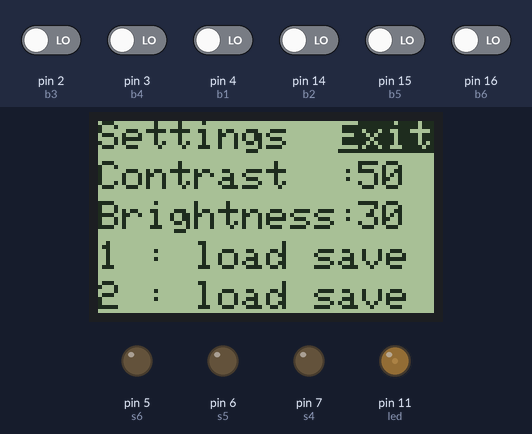
Bench run of a sketch on a simulated Arduino Uno, built with avr-gcc and run on an emulated ATmega328P. Parts: 84×48 one-colour display, output pins drawn as LEDs (lit = HIGH). The inputs (shaded band) are chosen by the test bench; at power-on: pin 2 (b3), pin 3 (b4), pin 4 (b1), pin 14 (b2), pin 15 (b5), pin 16 (b6) LOW. Pins used as bus, display or sensor lines are not drawn.

Above: at 6.3 s.
6.4 s: pin 15 (b5) driven HIGH
At 7.68 s:
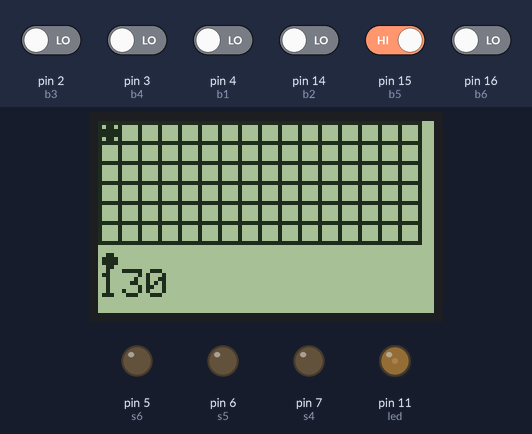
9.4 s: pin 16 (b6) driven HIGH
At 12.2 s:
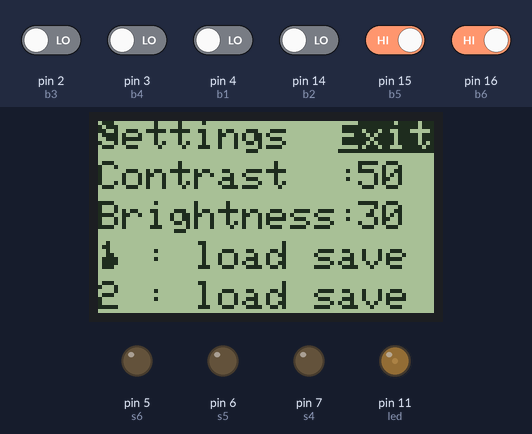
12.4 s: pin 2 (b3) driven HIGH
At 12.74 s:
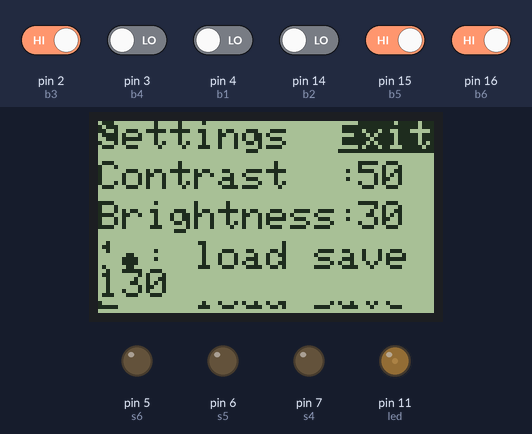
14.4 s: pin 4 (b1) driven HIGH
At 14.81 s:
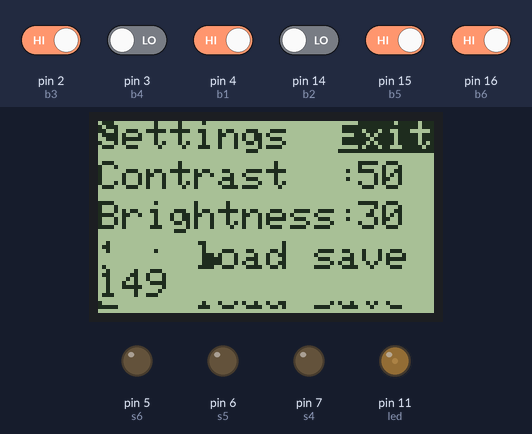
16.1 s: pin 4 (b1) driven LOW
At 17.53 s:
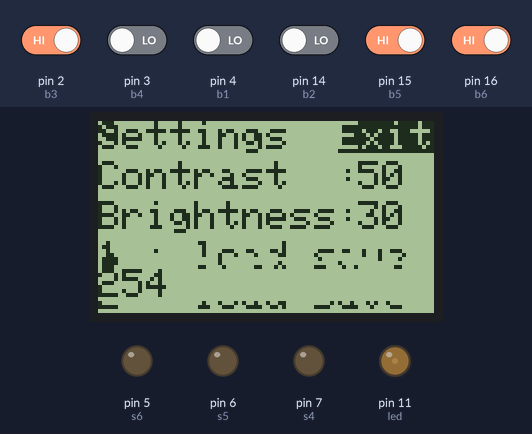
17.6 s: pin 14 (b2) driven HIGH
At 17.86 s:
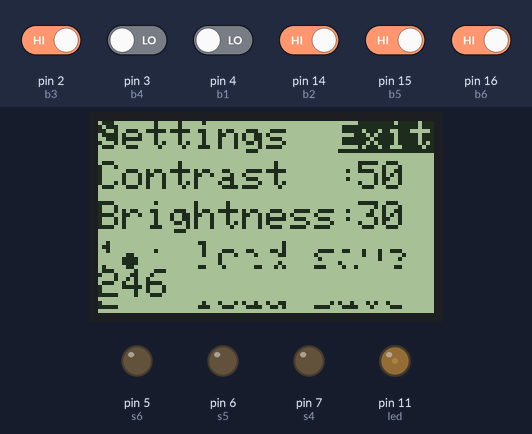
Timing chart, 0 to 20.2 s (numbered marks = the images above; inputs shaded):
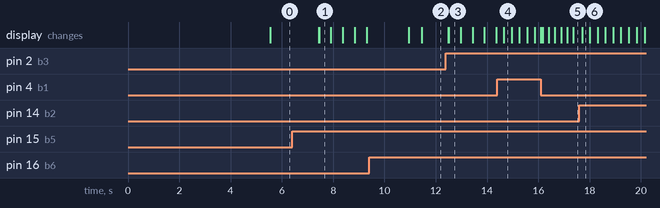

Measured:
- after the input at 6.4 s, the display: first changes after 1.0 s (image 1 shows a later state)
- after the input at 9.4 s, the display: first changes after 1.5 s (image 2 shows a later state)
- what the display in image 1 shows lasts 0.4 s, from 7.5 s to 7.9 s

The sketch:

SSSS_TH.ino
```cpp
/*****************************************
*   Simple-Solenoid-Sequencer-Shield ver 0.1
*   Through Hole Kit version
*   share and share alike
*   cornwallhackerspace
******************************************/

#include <Adafruit_GFX.h>
#include <Adafruit_PCD8544.h>
#include <EEPROM.h>

// pin a - Serial clock out (SCLK)
// pin b - Serial data out (DIN)
// pin c - Data/Command select (D/C)
// pin d - LCD chip select (CS)
// pin e - LCD reset (RST)
// Adafruit_PCD8544(a,b,c,d,e);

// LCD instance
Adafruit_PCD8544 display = Adafruit_PCD8544(8, 9, 10, 13, 12);

// button pins
#define b1 4  // up
#define b2 14 // right
#define b3 2  // down
#define b4 3  // left
#define b5 15 // function button
#define b6 16 // select button

// led pin
#define led 11

// solenoid pins
#define s1 19
#define s2 18
#define s3 17
#define s4 7
#define s5 6
#define s6 5

#define SolOnTime 50

#define BPMmax 700
#define BPMmin 40

#define Rows 6
#define Cols 16

boolean b1_state_new = 0;
boolean b1_state_old = 0;
boolean b2_state_new = 0;
boolean b2_state_old = 0;
boolean b3_state_new = 0;
boolean b3_state_old = 0;
boolean b4_state_new = 0;
boolean b4_state_old = 0;
boolean b5_state_new = 0;
boolean b5_state_old = 0;
boolean b6_state_new = 0;
boolean b6_state_old = 0;

int16_t solenoid[Rows] = {s1, s2, s3, s4, s5, s6};

boolean  drum_array[Rows][Cols];
boolean slot1_array[Rows][Cols];
boolean slot2_array[Rows][Cols];

byte slot_1_col[Cols];
byte slot_2_col[Cols];

int16_t cursor_x = 0;
int16_t cursor_y = 0;
int16_t cursor_old_x = 0;
int16_t cursor_old_y = 0;

float bpm = 130;
float bpm_microsecs = 0;
int16_t bpm_display = 0;
int16_t count = 0;

float time_now = 0;
float time_then = 0;

float solTimer[Rows];
boolean solOn[Rows] = {0, 0, 0, 0, 0, 0};

boolean should_increment = 0;
boolean should_update = 0;
boolean leave_settings = 0;
boolean unselect_settings = 0;

int16_t brightness = 30;
int16_t contrast = 50;

/**
 *	Set up some vars and runs some init's.
 */
void setup() {
  // buttons
  pinMode(b1, INPUT);
  pinMode(b2, INPUT);
  pinMode(b3, INPUT);
  pinMode(b4, INPUT);
  pinMode(b5, INPUT);
  pinMode(b6, INPUT);
  // fets
  pinMode(s1, OUTPUT);
  pinMode(s2, OUTPUT);
  pinMode(s3, OUTPUT);
  pinMode(s4, OUTPUT);
  pinMode(s5, OUTPUT);
  pinMode(s6, OUTPUT);
  // other
  pinMode(led, OUTPUT);
  // startup
  // Serial.begin(9600);
  // Serial.println("start");
  display.begin();
  display.setContrast(contrast);
  analogWrite(led, brightness);
  delay(5000);
  display.clearDisplay();
  reset_drum_array();
  enter_settings();
}

/**
 *  Load the saved drum patterns from eeprom to arrays.
 */
void load_slot_from_rom(int16_t slot){
  int16_t pos = 0;
  if (slot == 2) pos = 100;
  for (int16_t e = 0; e < Rows; e++) {
    for (int16_t i = 0; i < Cols; i++) {
      drum_array[e][i] = EEPROM.read(pos);
      pos++;
    }
  }
}

/**
 *  Save the current pattern to eeprom
 */
void save_slot_to_rom(int16_t slot){
  int16_t pos = 0;
  if (slot == 2) pos = 100;
  for (int16_t e = 0; e < Rows; e++) {
    for (int16_t i = 0; i < Cols; i++) {
      if (drum_array[e][i] == 1) {
        EEPROM.write(pos, 1);
      } else {
        EEPROM.write(pos, 0);
      }
      pos++;
    }
  }
}

/**
 *	Settings mode for loading patches and adjusting brightness.
 */
void enter_settings() {
  turn_all_off();
  delay(500);
  cursor_x = 0;
  cursor_y = 0;
  should_update = 1;
  unselect_settings = 1;
  leave_settings = 0;
  while(!leave_settings){
    get_move_buttons(0,1,0,4);
    get_settings_buttons();
    move_highligher();
    draw_settings();
    update_screen();
  }
}

/**
 *	Poll function buttons presses for adjusting the highlighted settings.
 */
void get_settings_buttons() {
  // increment brightness and contrast.
  if (digitalRead(b6)) {
    if (cursor_y == 1) {
      if (contrast < 60) {
        contrast++;
        display.setContrast(contrast);
        unselect_settings = 1;
        delay(200);
      }
    }
    if (cursor_y == 2) {
      brightness+=5;
      analogWrite(led, brightness);
      unselect_settings = 1;
      delay(200);
    }
  }
  // decrement brightness and contrast.
  if (digitalRead(b5)) {
    if (cursor_y == 1) {
      if (contrast > 0) {
        contrast--;
        display.setContrast(contrast);
        unselect_settings = 1;
        delay(200);
      }
    }
    if (cursor_y == 2) {
      brightness-=5;
      analogWrite(led, brightness);
      unselect_settings = 1;
      delay(200);
    }
  }
  // exit and load or save using either buttons.
  if (digitalRead(b5) || digitalRead(b6)){
    if (cursor_y == 0) {
      exit_settings();
    }
    if (cursor_x == 0) {
      if (cursor_y == 3) {
        // load game from slot 1 in eeprom.
        load_slot_from_rom(1);
        display.clearDisplay();
        display.setTextSize(1);
        display.setTextColor(BLACK);
        display.setCursor(0,20);
        display.println(" Loaded Slot 1");
        exit_settings();
      }
      if (cursor_y == 4) {
        // load game from slot 2 in eeprom.
        display.clearDisplay();
        load_slot_from_rom(2);
        display.setTextSize(1);
        display.setTextColor(BLACK);
        display.setCursor(0,20);
        display.println(" Loaded Slot 2");
        exit_settings();
      }
    }
    if (cursor_x == 1) {
      if (cursor_y == 3) {
        // save game to slot 1 in eeprom.
        save_slot_to_rom(1);
        display.clearDisplay();
        display.setTextSize(1);
        display.setTextColor(BLACK);
        display.setCursor(0,20);
        display.println(" Saved Slot 1");
        exit_settings();
      }
      if (cursor_y == 4) {
        // save game to slot 2 in eeprom.
        save_slot_to_rom(2);
        display.clearDisplay();
        display.setTextSize(1);
        display.setTextColor(BLACK);
        display.setCursor(0,20);
        display.println(" Saved Slot 2");
        exit_settings();
      }
    }
  }
}

/**
 *  Load the correct drum array to the screen.
 */
void load_drum(){
  for (int16_t e = 0; e < Rows; e++) {
    for (int16_t i = 0; i < Cols; i++) {
      if (drum_array[e][i] == 1) {
        display.fillRect((i * 5) + 2, (e * 5) + 2, 2, 2, BLACK);
      }
    }
  }
}

/**
 *  Leave the settings page from various points.
 */
void exit_settings(){
  display.display();
  delay(1000);
  display.clearDisplay();
  count = 0;
  cursor_x = 0;
  cursor_y = 0;
  leave_settings = 1;
  draw_grid();
  load_drum();
}

/**
 *	Draw the settings screen.
 */
void draw_settings() {
  if(unselect_settings){
    display.clearDisplay();
    display.setTextSize(1);
    display.setTextColor(BLACK);
    display.setCursor(0,0);
    display.println("Settings  Exit");
    display.setCursor(0,10);
    display.println("Contrast  :");
    display.setCursor(65,10);
    display.println(contrast);
    display.setCursor(0,20);
    display.println("Brightness:");
    display.setCursor(65,20);
    display.println(brightness);
    display.setCursor(0,30);
    display.println("1 : load save");
    display.setCursor(0,40);
    display.println("2 : load save");
    should_update = 1;
  }
  unselect_settings = 0;
}

/**
 *	Move the highlighter around the settings screen.
 */
void move_highligher() {
  if(should_update){
    if (cursor_y == 0) {
      unselect_settings = 1;
      draw_settings();
      display.setCursor(60,0);
      display.setTextColor(WHITE, BLACK);
      display.println("Exit");
    }
    if (cursor_y == 1) {
      unselect_settings = 1;
      draw_settings();
      display.setCursor(65,10);
      display.setTextColor(WHITE, BLACK);
      display.println(contrast);
    }
    if (cursor_y == 2) {
      unselect_settings = 1;
      draw_settings();
      display.setCursor(65,20);
      display.setTextColor(WHITE, BLACK);
      display.println(brightness);
    }
    if (cursor_y == 3) {
      if (cursor_x == 0) {
        unselect_settings = 1;
        draw_settings();
        display.setCursor(24,30);
        display.setTextColor(WHITE, BLACK);
        display.println("load");
      }
      if (cursor_x == 1) {
        unselect_settings = 1;
        draw_settings();
        display.setCursor(54,30);
        display.setTextColor(WHITE, BLACK);
        display.println("save");
      }
    }
    if (cursor_y == 4) {
      if (cursor_x == 0) {
        unselect_settings = 1;
        draw_settings();
        display.setCursor(24,40);
        display.setTextColor(WHITE, BLACK);
        display.println("load");
      }
      if (cursor_x == 1) {
        unselect_settings = 1;
        draw_settings();
        display.setCursor(54,40);
        display.setTextColor(WHITE, BLACK);
        display.println("save");
      }
    }
  }
}

/**
 *	Draw the 6 by 16 grid.
 */
void draw_grid() {
  for (int16_t e = 0; e < Rows; e++) {
    for (int16_t i = 0; i < Cols; i++) {
      display.drawRect(i*5, e*5, 6, 6, BLACK);
    }
  }
}

/**
 *	Loop through rows and columns in the array and set to 0.
 */
void reset_drum_array(){
  for (int16_t e = 0; e < Rows; e++) {
    for (int16_t i = 0; i < Cols; i++) {
      drum_array[e][i] = 0;
    }
  }
}

/**
 *	Turn all fets off.
 */
void turn_all_off(){
  for (int16_t e = 0; e < Rows; e++) {
    digitalWrite(solenoid[e], LOW);
  }
}

/**
 *	Main Loop.
 *  Step though main processes.
 */
void loop() {
  get_move_buttons(0,15,0,5);
  move_cursor();
  move_counter();
  get_cursor_button();
  get_function_button();
  show_bpm();
  update_screen();
  do_bangs();
  master_increment();
  master_delay();
}

/**
 *	Check the array at point count to see if solenoids should bang.
 */
void do_bangs(){
  if (should_increment) {
    for (int16_t e = 0; e < Rows; e++) {
      if (drum_array[e][count] == 1) {
        digitalWrite(solenoid[e], HIGH);
        solTimer[e] = millis();
        solOn[e] = 1;
      }
    }
  }
  for (int16_t e = 0; e < Rows; e++) {
    if (solOn[e]) {
      if ((solTimer[e] + SolOnTime) < millis()) {
        digitalWrite(solenoid[e], LOW);
        solOn[e] = 0;
      }
    }
  }
}

/**
 *	Print the temp to screen.
 */
void show_bpm(){
  if(should_update){
    display.fillRect(0, 37, 100, 8, WHITE);
    display.setTextSize(1);
    display.setTextColor(BLACK);
    display.setCursor(0,37);
    bpm_display = bpm;
    display.println(bpm_display);
  }
}

/**
 *	Update the screen with all the changes.
 */
void update_screen(){
  if(should_update){
    display.display();
  }
  should_update = 0;
}

/**
 *	Draw the cursor at new position and erase old cursor.
 */
void move_cursor(){
  if(should_update){
    display.drawRoundRect((cursor_old_x * 5) + 1, (cursor_old_y * 5) + 1, 4, 4, 2, WHITE);
    display.drawRoundRect((cursor_x * 5) + 1, (cursor_y * 5 )+1, 4, 4, 2, BLACK);
  }
  cursor_old_x = cursor_x;
  cursor_old_y = cursor_y;
}

/**
 *	Poll function button and combo buttons and perform extra functions.
 */
void get_function_button(){
  if (digitalRead(b6)) {
    if (digitalRead(b1)) {
      if (bpm < BPMmax) {
        bpm++;
        should_update = 1;
      }
    }
    else if (digitalRead(b2)) {
      if (bpm > BPMmin) {
        bpm--;
        should_update = 1;
      }
    }
    else if (digitalRead(b3)) {

    }
    else if (digitalRead(b4)) {

    }
    else if (digitalRead(b5)) {
      enter_settings();
    }
  }
}

/**
 *	Poll cursor button and switch drum array location on/off.
 */
void get_cursor_button(){
  if (!digitalRead(b6)) {
    b5_state_new = digitalRead(b5);
    if (b5_state_new != b5_state_old) {
      if (b5_state_new == HIGH) {
        if (drum_array[cursor_y][cursor_x] == 1) {
          drum_array[cursor_y][cursor_x] = 0;
          display.fillRect((cursor_x * 5) + 2, (cursor_y * 5) + 2, 2, 2, WHITE);
        } else {
          drum_array[cursor_y][cursor_x] = 1;
          display.fillRect((cursor_x * 5) + 2, (cursor_y * 5) + 2, 2, 2, BLACK);
        }
        should_update = 1;
      }
    }
    b5_state_old = b5_state_new;
  }
}

/**
 *	Poll move buttons and increment or decrement drum array location accordingly.
 */
void get_move_buttons(int16_t x_min, int16_t x_max, int16_t y_min, int16_t y_max){

  b1_state_new = digitalRead(b1);
  b2_state_new = digitalRead(b2);
  b3_state_new = digitalRead(b3);
  b4_state_new = digitalRead(b4);

  if (!digitalRead(b6)) {

    if (b3_state_new != b3_state_old) {
      if (b3_state_new == HIGH) {
        if (cursor_y < y_max) {
          cursor_y++;
          should_update = 1;
        }
      }
    }
    if (b2_state_new != b2_state_old) {
      if (b2_state_new == HIGH) {
        if (cursor_x < x_max) {
          cursor_x++;
          should_update = 1;
        }
      }
    }
    if (b4_state_new != b4_state_old) {
      if (b4_state_new == HIGH) {
        if (cursor_x > x_min) {
          cursor_x--;
          should_update = 1;
        }
      }
    }
    if (b1_state_new != b1_state_old) {
      if (b1_state_new == HIGH) {
        if (cursor_y > y_min) {
          cursor_y--;
          should_update = 1;
        }
      }
    }
  }
  b1_state_old = b1_state_new;
  b2_state_old = b2_state_new;
  b3_state_old = b3_state_new;
  b4_state_old = b4_state_new;
}

/**
 *	Draw a beat counter at the bottom of the grid at position 'count'.
 */
void move_counter(){
  if(should_increment){
    if (count == 0) {
      display.fillRoundRect(((15 * 5) + 1), 33, 4, 4, 2, WHITE);
    }
    display.fillRoundRect(((count * 5) + 1), 33, 4, 4, 2, BLACK);
    display.fillRoundRect((((count - 1) * 5) + 1), 33, 4, 4, 2, WHITE);
  }
}

/**
 *	Increment the master counter called 'count'.
 */
void master_increment(){
  if(should_increment){
    if (count < (Cols-1)) {
      count++;
    } else {
      count = 0;
    }
  }
  should_increment = 0;
}

/**
 *	Set the bpm_microsecs by delay a certain amount.
 */
void master_delay(){
  time_now = millis();
  bpm_microsecs = (60 / bpm) * 1000;
  // inverse of > bpm = (1000 / microseconds) * 60;
  if((time_now - bpm_microsecs) > time_then ){
    should_increment = 1;
    should_update = 1;
    time_then = millis();
  }
}
```
